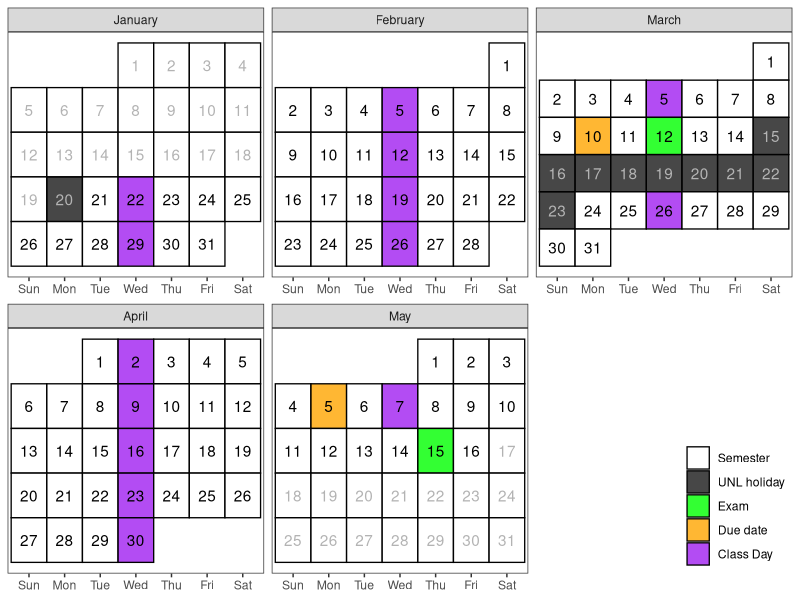

This chart was generated by the following R code:
library(readxl)
library(dplyr)
library(ggplot2)
library(lubridate)
library(forcats)
library(stringr)

# Create a calendar for your syllabus ----
# Source: http://svmiller.com/blog/2020/08/a-ggplot-calendar-for-your-semester/

# 1) what is the first Monday of the semester?
# Any number of ways to identify dates in R, but we'll use {lubridate} and the ymd() function here.
# Format: YYYYMMDD. In this example, 4 January 2022.

# Weekday(s) of class
class_wdays <- c("Wed")

# Spring Break was 09 March 2024 to 17 March 2024.
not_here_dates <- c(
  ymd("20250120"),
  # Spring Break
  seq(ymd(20250315),ymd(20250323), by=1))

# What are the full dates of the semester? 
# In this case: 22 January to 17 May
semester_dates <- seq(ymd(20250120), ymd(20250516), by=1)


# You can adjust this as you see fit. Basically: add assignment types (e.g. papers, quizzes).
exam_dates <- tibble(
  category = c("Exam", "Exam"),
  date = c(
    ymd(20250312),
    ymd(20250515)),
  topic = c("Midterm Exam", 
            "Final Exam"),
  time = c("In Class", "1-3 pm")
)

project_dates <- tibble(
  category = c("Due date", "Due date"),
  date = c(
    ymd(20250310),
    ymd(20250505)),
  topic = c("HW Resub Deadline",
            "HW Resub Deadline"),
  time = c("11:59pm", "11:59pm")
)


exam_week <- seq(ymd(20250512), ymd(20250516), by = 1)


# Custom function for treating the first day of the month as the first week 
# of the month up until the first Sunday (unless Sunday was the start of the month)
wom <- function(date) {
  first <- wday(as.Date(paste(year(date),month(date),1,sep="-")))
  return((mday(date)+(first-2)) %/% 7+1)
}

# Create a data frame of dates, assign to Cal
Cal <- tibble(date = seq(floor_date(min(semester_dates), "month"), ceiling_date(max(semester_dates), "month") - days(1), by=1))  %>%
  mutate(mon = lubridate::month(date, label=T, abbr=F), # get month label
         wkdy = weekdays(date, abbreviate=T), # get weekday label
         wkdy = fct_relevel(wkdy, "Sun", "Mon", "Tue", "Wed", "Thu","Fri","Sat"), # make sure Sunday comes first
         semester = date %in% semester_dates, # is date part of the semester?
         exam = date %in% exam_dates$date, # is it an exam?
         due = date %in% project_dates$date , # is it a due date
         not_here = date %in% not_here_dates, # is it a day off?
         exam_wk = date %in% exam_week,
         day = lubridate::mday(date), # get day of month to add later as a label
         # Below: our custom wom() function
         week = wom(date),
         sem_week = pmin(17, pmax(0, epiweek(date) - 3)) - if_else(date > ymd(20250316), 1, 0))

# Create a category variable, for filling in squares colorwise

Cal <- Cal %>%
  mutate(category = case_when(
    exam ~ "Exam",
    due ~ "Due date",
    not_here ~ "UNL holiday",
    semester & wkdy %in% class_wdays & !not_here & !exam_wk ~ "Class Day",
    semester ~ "Semester",
    TRUE ~ "NA"
  )) |>
  left_join(
    bind_rows(project_dates, exam_dates), 
    by = c("date", "category"))

class_cal <- ggplot(Cal, aes(wkdy, week)) +
  theme_bw() +
  theme(panel.grid.major.x = element_blank(),
        legend.position = "inside",
        legend.position.inside = c(1,0), 
        legend.justification = c(1, 0),
        legend.title = element_blank(),
        axis.title.y = element_blank(), axis.title.x = element_blank(), axis.ticks.y = element_blank(), axis.text.y = element_blank()) +
  # geom_tile and facet_wrap will do all the heavy lifting
  geom_tile(alpha=0.8, aes(fill=category), color="black", linewidth=.45) +
  facet_wrap(~mon, scales = "free", ncol=3) +
  # fill in tiles to make it look more "calendary" (sic)
  geom_text(aes(label=day, color = semester&(!not_here))) +
  # put your y-axis down, flip it, and reverse it
  scale_y_reverse(breaks=NULL) +
  # manually fill scale colors to something you like...
  scale_color_manual(values = c("FALSE" = "grey70", "TRUE" = "black"), guide = "none") + 
  scale_fill_manual(values=c("Class Day"="purple",
                             "Exam" = "green",
                             "Due date"="orange",
                             "Semester"="white",
                             "UNL holiday" = "grey10",
                             "NA" = "white" # I like these whited out...
  ),
  #... but also suppress a label for a non-class semester day
  breaks=c("Semester", "UNL holiday", "Exam", "Due date", "Class Day"))
# class_cal

topics <- read_excel("course-schedule.xlsx",  sheet = 1) |>
  rename(sem_week=Week, topic = Title) |>
  select(sem_week, topic)


duedates <- filter(Cal, category %in% c("Due date", "Exam")) |>
  mutate(important = if_else(!is.na(time), 
                             paste(topic, ": ", format.Date(date, "%b %d"), " (", time, ")", sep = ""), 
                             paste(topic, ": ", format.Date(date, "%b %d"), sep = ""))) |>
  select(sem_week, important)

schedule <- topics |>
  full_join(duedates) |>
  arrange(sem_week) |>
  rename("Week" = sem_week, "Topic" = topic, "Important Notes" = important)
